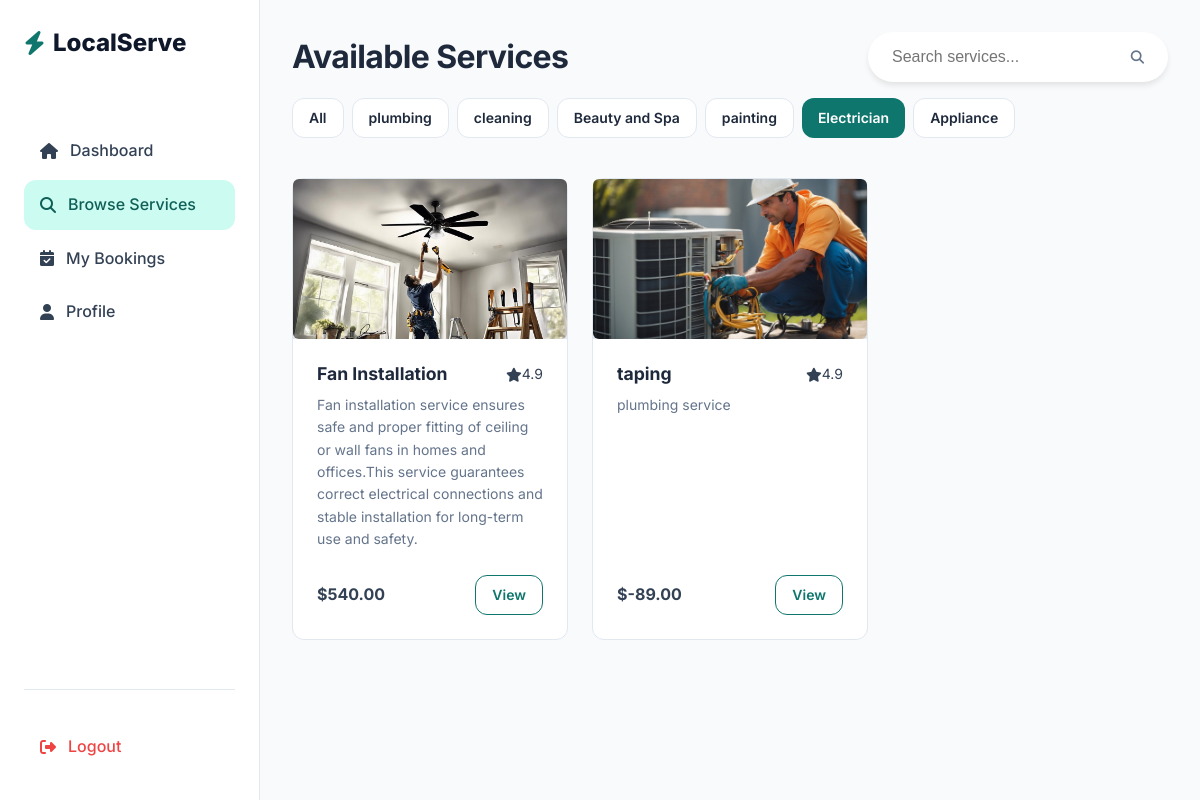
Before: /services/?category=5&search= (signed in) with the older database file.
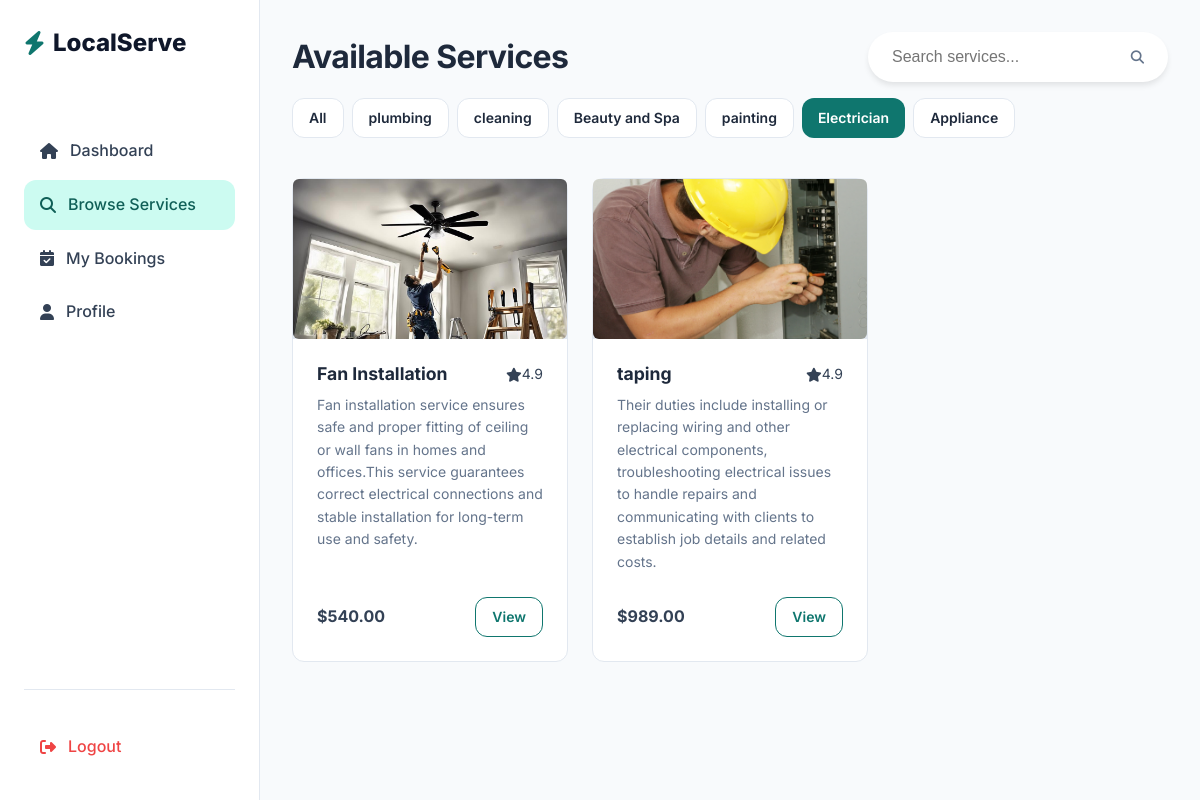
After: the same page with the newer database file.
### services/models.py (models this page shows, shortened)
class Service(models.Model):
    category = models.ForeignKey(ServiceCategory, on_delete=models.CASCADE, related_name = "services")
    title = models.CharField(max_length=150)
    description = models.TextField()
    price = models.DecimalField(max_digits=8,decimal_places=2)
    duration_minutes = models.IntegerField()
    image = models.ImageField(upload_to="services/",blank=True, null=True)
    is_active = models.BooleanField(default=True)
    created_at = models.DateTimeField(auto_now_add=True)
    is_best_seller = models.BooleanField(default=False)
    includes = models.TextField(blank=True,default="",
        help_text="Enter one item per line (e.g. Deep dusting, Floor cleaning, etc.)"
    )

### services/views.py (the view)
# urls.py: path('services/', include('services.urls')),
@login_required
@never_cache
def services(request):
    category = request.GET.get('category')
    search = request.GET.get('search','')
    services = Service.objects.select_related('category').all()
    if category and category!= "all":
        services = services.filter(category_id = category)
    if search:
        services = services.filter(Q(title__icontains = search)|Q(description__icontains = search))
    categories = ServiceCategory.objects.filter(is_active = True).distinct()
    return render(request,'customer/services/service.html',{'services':services, 'categories': categories, 'selected_category':category, 'search':search})

### templates/customer/services/service.html (shortened to what this page needs)
{% extends "base_customer.html" %}
    {% block content %}
    <div style="margin-bottom: 2rem;">
        <div class="flex justify-between items-center">
            <h2>Available Services</h2>
            <form method = "GET" action="{% url 'services' %}" class="search-bar" style="max-width: 300px;">
                <input type="text" name="search" value="{{ search }}" class="search-input" placeholder="Search services..."
                    style="padding: 0.5rem 1rem;">
                    <button type="submit" style="border: none; background:transparent; cursor:pointer;">
                <i class="fa-solid fa-magnifying-glass text-light" style="padding-right: 1rem;"></i>
                    </button>
                </form>
        </div>
        <div class="flex gap-sm" style="margin-top: 1rem; overflow-x: auto; padding-bottom: 0.5rem;">
            <a href="{% url 'services' %}?category=all&search={{ search|default:'' }}" class="btn btn-sm rounded-full {% if selected_category == 'all' or not selected_category %} btn-primary {%else%} btn-secondary {% endif %}">All</a>
            {% for cat in categories %}
            <a href="{% url 'services' %}?category={{ cat.id }}&search={{ search|default:'' }}" class="btn btn-sm rounded-full {% if selected_category|stringformat:'s' == cat.id|stringformat:'s' %}btn-primary{% else %}btn-secondary{% endif %}">{{ cat.name }}</a>
            {% endfor %}
        </div>
    </div>
    <div class="grid grid-cols-3 grid-gap">
        {% for service in services %}
        <div class="card card-hover flex flex-col h-full" style="padding: 0;">
            <div
                style="height: 160px; background-color: #E2E8F0; position: relative; border-radius: var(--radius-md) var(--radius-md) 0 0; display: flex; align-items: center; justify-content: center;">
                {% if service.image %}
                <img src="{{ service.image.url }}" alt="{{ service.title }}" style="width: 100%; height: 100%; object-fit: cover;">
                {% else %}
                <i class="fa-solid fa-broom fa-3x text-light"></i>
                {% endif %}
            </div>
            <div style="padding: 1.5rem; display: flex; flex-direction: column; flex-grow: 1;">
                <div class="flex justify-between items-start" style="margin-bottom: 0.5rem;">
                    <h3 style="font-size: 1.1rem; margin-bottom: 0;">{{ service.title }}</h3>
                    <span class="flex items-center text-sm gap-xs"><i class="fa-solid fa-star text-warning"></i>
                                4.9</span>
                </div>
                <p class="text-sm text-light" style="margin-bottom: 1.5rem;">{{ service.description }}</p>
                <div class="flex justify-between items-center" style="margin-top: auto;">
                    <span class="font-bold text-lg">${{ service.price }}</span>
                    <a href="{% url "services_detail" service.id %}" class="btn btn-outline btn-sm">View</a>
                </div>
            </div>
        </div>
        {%  endfor %}
    </div>
    {% endblock %}

Changed rows visible on the page:
changed Service "taping": image: a different picture; description "plumbing service" → "Their duties include installing or replacing wiring and other electrical components, troubleshooting electrical issues to handle repairs and communicating with clients to establish job details and related costs."; price "-89.00" → "989.00"
